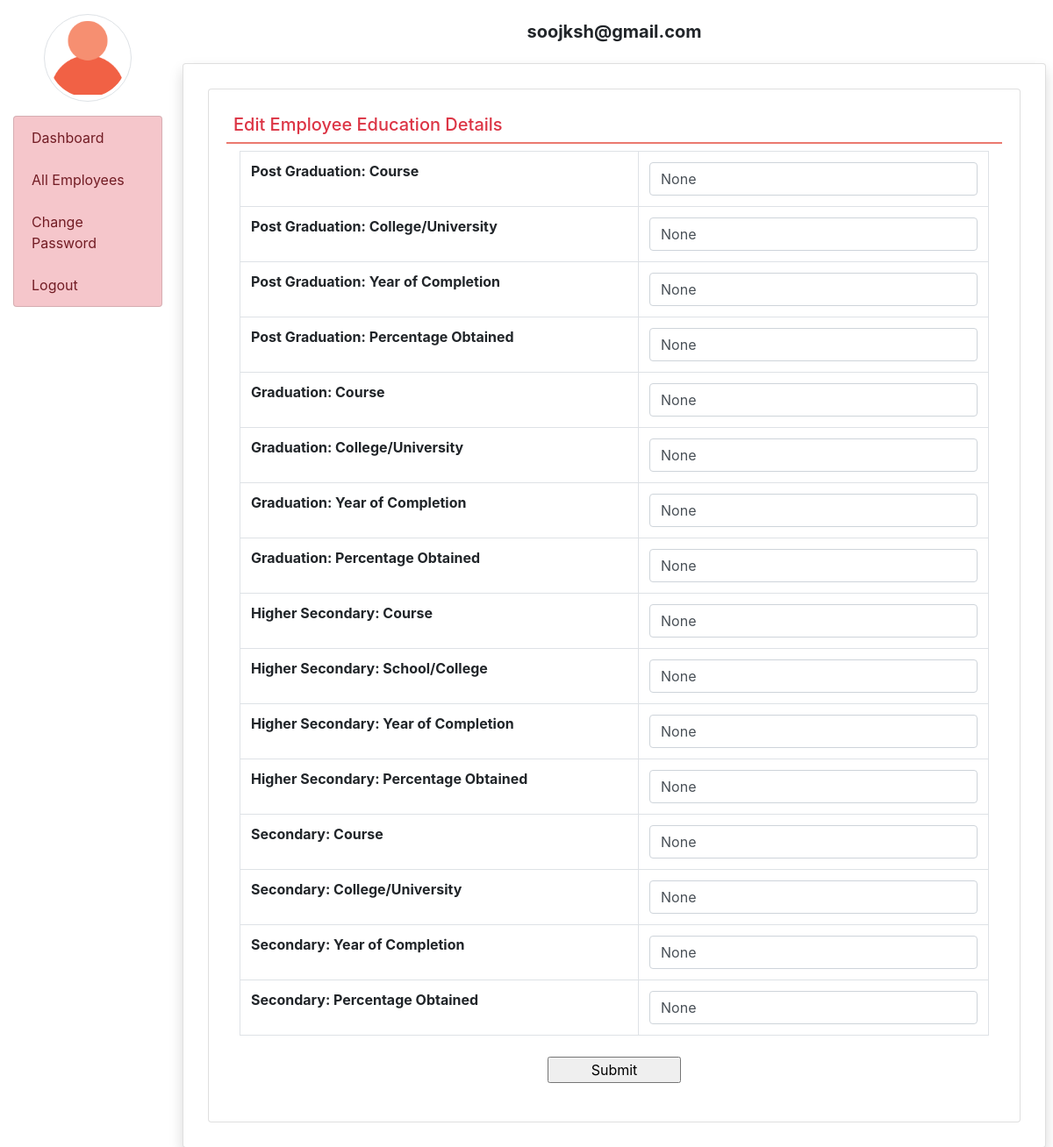
Page /edit_education/23 (signed in) on the committed database.
### employee/models.py (models this page shows, shortened)
class EmployeeEducation(models.Model):
    user = models.ForeignKey(User, on_delete=models.CASCADE)
    course_pg = models.CharField(max_length=100, null=True)
    schoolcollege_pg = models.CharField(max_length=100, null=True)
    year_of_passing_pg = models.CharField(max_length=20, null=True)
    percentage_pg = models.CharField(max_length=30, null=True)
    course_grad = models.CharField(max_length=100, null=True)
    schoolcollege_grad = models.CharField(max_length=100, null=True)
    year_of_passing_grad = models.CharField(max_length=20, null=True)
    percentage_grad = models.CharField(max_length=30, null=True)
    course_hsec = models.CharField(max_length=100, null=True)
    schoolcollege_hsec = models.CharField(max_length=100, null=True)
    year_of_passing_hsec = models.CharField(max_length=20, null=True)
    percentage_hsec = models.CharField(max_length=30, null=True)
    course_sec = models.CharField(max_length=100, null=True)
    schoolcollege_sec = models.CharField(max_length=100, null=True)
    year_of_passing_sec = models.CharField(max_length=20, null=True)
    percentage_sec = models.CharField(max_length=30, null=True)

### employee/views.py (the view, shortened to what this page needs)
# urls.py: path('edit_education/<int:pid>', edit_education, name="edit_education"),
def edit_education(request, pid):
    if not request.user.is_authenticated:
        return redirect('login')
    error = ""
    user=User.objects.get(id=pid)
    education = EmployeeEducation.objects.get(user=user)
    return render(request, 'edit_education.html', locals())

### employee/templates/edit_education.html (shortened to what this page needs)
{% extends 'admin_base.html' %}
{% block main %}
<div class= "card m-2">
    <div class="card-body">
        <h5  class = "p-2 text-danger" style="border-bottom: 2px solid #EB796F ">Edit Employee Education Details</h5>
        <div class="container-fluid">
            <form method="POST">
                <table class="table table-bordered">
                    <tr>
                        <th>Post Graduation: Course</th>
                        <td><input type="text" name="course_pg" class="form-control" value ="{{education.course_pg}}"></td>
                    </tr>
                    <tr>
                        <th>Post Graduation: College/University</th>
                        <td><input type="text" name="schoolcollege_pg" class="form-control" value ="{{education.schoolcollege_pg}}"></td>
                    </tr>
                    <tr>
                        <th>Post Graduation: Year of Completion</th>
                        <td><input type="text" name="year_of_passing_pg" class="form-control" value ="{{education.year_of_passing_pg}}"></td>
                    </tr>
                    <tr>
                        <th>Post Graduation: Percentage Obtained</th>
                        <td><input type="text" name="percentage_pg" class="form-control" value ="{{education.percentage_pg}}"></td>
                    </tr>
                    <tr>
                        <th>Graduation: Course</th>
                        <td><input type="text" name="course_grad" class="form-control" value ="{{education.course_grad}}"></td>
                    </tr>
                    <tr>
                        <th>Graduation: College/University</th>
                        <td><input type="text" name="schoolcollege_grad" class="form-control" value ="{{education.schoolcollege_grad}}"></td>
                    </tr>
                    <tr>
                        <th>Graduation: Year of Completion</th>
                        <td><input type="text" name="year_of_passing_grad" class="form-control" value ="{{education.year_of_passing_grad}}"></td>
                    </tr>
                    <tr>
                        <th>Graduation: Percentage Obtained</th>
                        <td><input type="text" name="percentage_grad" class="form-control" value ="{{education.percentage_grad}}"></td>
                    </tr>
                    <tr>
                        <th>Higher Secondary: Course</th>
                        <td><input type="text" name="course_hsec" class="form-control" value ="{{education.course_hsec}}"></td>
                    </tr>
                    <tr>
                        <th>Higher Secondary: School/College</th>
                        <td><input type="text" name="schoolcollege_hsec" class="form-control" value ="{{education.schoolcollege_hsec}}"></td>
                    </tr>
                    <tr>
                        <th>Higher Secondary: Year of Completion</th>
                        <td><input type="text" name="year_of_passing_hsec" class="form-control" value ="{{education.year_of_passing_hsec}}"></td>
                    </tr>
                    <tr>
                        <th>Higher Secondary: Percentage Obtained</th>
                        <td><input type="text" name="percentage_hsec" class="form-control" value ="{{education.percentage_hsec}}"></td>
                    </tr>
                    <tr>
                        <th>Secondary: Course</th>
                        <td><input type="text" name="course_sec" class="form-control" value ="{{education.course_sec}}"></td>
                    </tr>
                    <tr>
                        <th>Secondary: College/University</th>
                        <td><input type="text" name="schoolcollege_sec" class="form-control" value ="{{education.schoolcollege_sec}}"></td>
                    </tr>
                    <tr>
                        <th>Secondary: Year of Completion</th>
                        <td><input type="text" name="year_of_passing_sec" class="form-control" value ="{{education.year_of_passing_sec}}"></td>
                    </tr>
                    <tr>
                        <th>Secondary: Percentage Obtained</th>
                        <td><input type="text" name="percentage_sec" class="form-control" value ="{{education.percentage_sec}}"></td>
                    </tr>
                </table>
                <center><input type="submit" value="Submit" class="button px-5 m-2"></center>
            </form>
        </div>
    </div>
</div>
{% endblock main%}

### employee/templates/admin_base.html (shortened to what this page needs)
<html>
    <head>
{% load static %}
  <link rel="stylesheet" href="https://cdn.jsdelivr.net/npm/bootstrap@4.6.2/dist/css/bootstrap.min.css">
  <link rel="stylesheet" href="{% static 'css/style.css' %}">
  <link rel="stylesheet" href="https://maxcdn.bootstrapcdn.com/bootstrap/4.0.0/css/bootstrap.min.css">
<link rel="stylesheet" href="https://use.fontawesome.com/releases/v5.7.0/css/all.css">
<link rel="stylesheet" href="https://cdn.datatables.net/1.13.5/css/jquery.dataTables.min.css">
<link rel="stylesheet" href="https://cdn.datatables.net/buttons/2.4.1/css/buttons.dataTables.min.css">
</head>
<body class="container-fluid">
    <div class="row">
        <div class="col-sm-2">
           <center> <img src="{% static 'images/admin-red.png' %}" width='100' height='100' class="img-thumbnail rounded-circle my-3"></center>
           <div class="list-group">
            <a href="{%url 'admin_home'%}" class ="list-group-item list-group-item-danger list-group-item-action {% if request.path == '/admin_home/' %} active {% endif %}">Dashboard</a>
            <a href="{%url 'all_employee'%}" class ="list-group-item list-group-item-danger list-group-item-action {% if request.path == '/all_employee/' %} active {% endif %}">All Employees</a>
            <a href="{%url 'change_passwordadmin'%}" class ="list-group-item list-group-item-danger list-group-item-action {% if request.path == '/change_passwordadmin/' %} active {% endif %}">Change Password</a>
            <a href="{% url 'logout' %}" class ="list-group-item list-group-item-danger list-group-item-action">Logout</a>
           </div>
        </div>
        <div class="col-sm-10 p-0">
            <div class="container-fluid p-2">
                <h5 class ='text-center p-3 font-weight-bold'>
                    {{request.user}}
                </h5>
                <div class="card shadow" style="min-height:89vh">
                    <div class="card-body">
                        {% block main %}
                        {% endblock main %}
                    </div>
                </div>
            </div>
        </div>
    </div>
</body>
</html>

### employee/static/css/style.css (style rules this page uses)
body { font-family: "Open Sans", sans-serif; color: #444; }
a { color: #4fa6d5; text-decoration: none; }
h1, h2, h3, h4, h5, h6, .font-primary { font-family: "Roboto", sans-serif; }

### rows in the picture
EmployeeEducation: course_pg "None", schoolcollege_pg "None", year_of_passing_pg "None", percentage_pg "None", course_grad "None", schoolcollege_grad "None", year_of_passing_grad "None", percentage_grad "None", course_hsec "None", schoolcollege_hsec "None", year_of_passing_hsec "None", percentage_hsec "None", course_sec "None", schoolcollege_sec "None", year_of_passing_sec "None", percentage_sec "None"

### other values in the picture
{{ request.user }} "soojksh@gmail.com"
